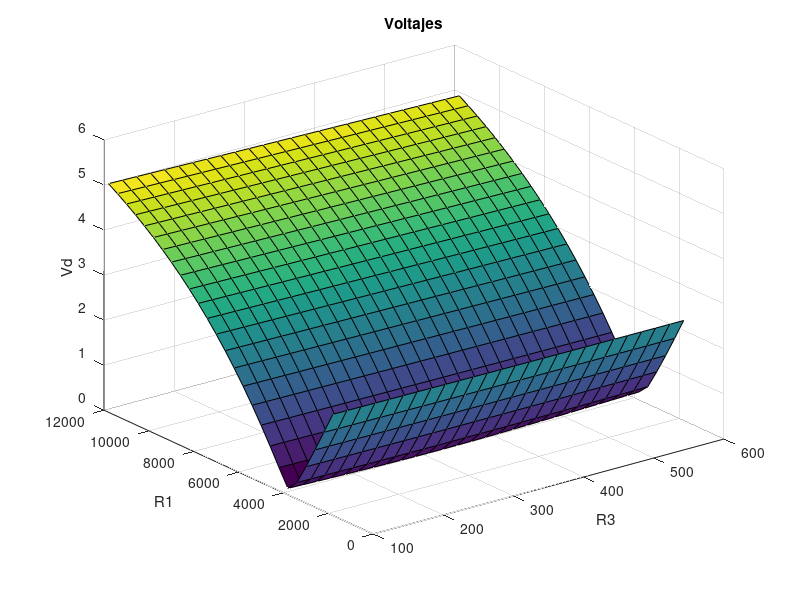
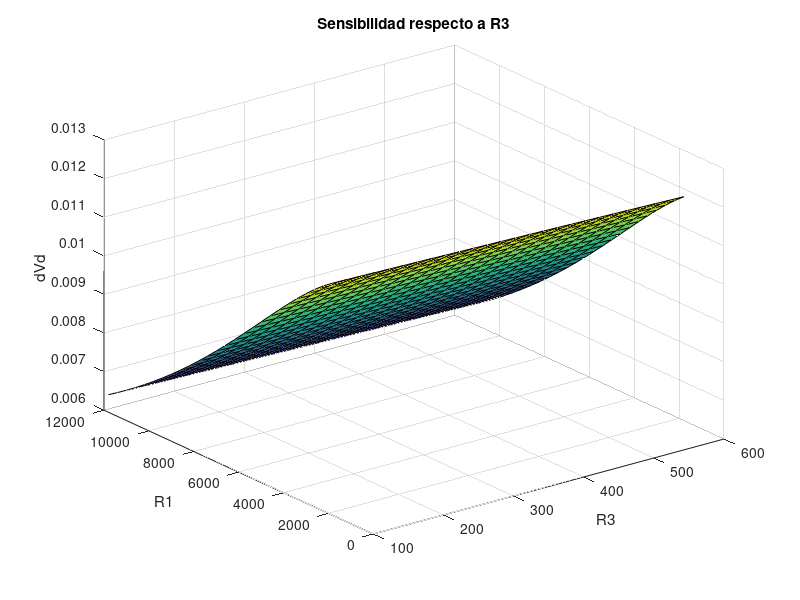
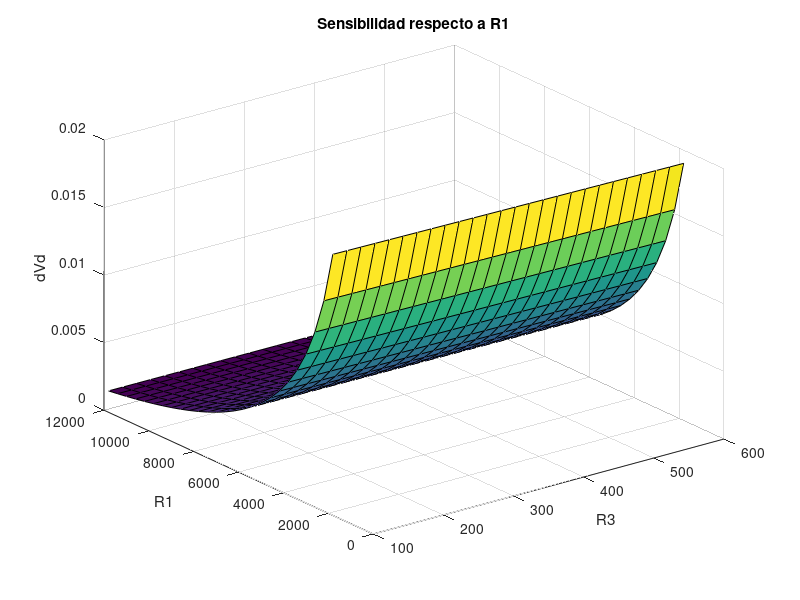
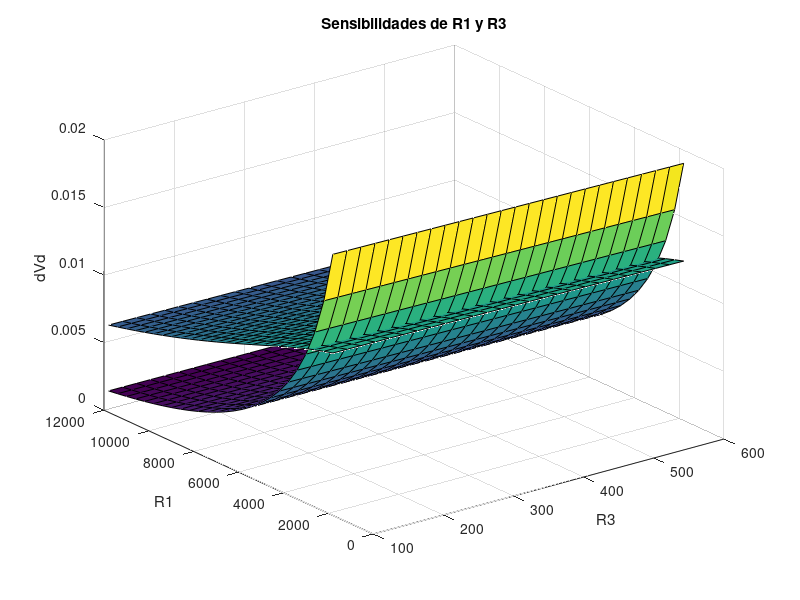

The MATLAB script that drew these images, in order:
clear
% Constantes
R4 = 1e2; % Ohm. Afecta Unicamente a R1
C3 = 2.2e-9; % F. Afecta a ambos

f = 10e3; % Hz
w = 2*pi*f; % Rad*s-1
Vg = 10; % V

% Control
spanL = [0.4e-3 2.1e-3];
NR1 = 25; % Vueltas del R1

QN = 53; % Placeholder
spanQ = [0.25*QN QN];
NR3 = 25; % Vueltas del R3

spanR = w*[max(spanL)/min(spanQ) min(spanL)/max(spanQ)];

% Elemento de "Prueba"
Lx = (max(spanL)-min(spanL))*rand()+min(spanL); % Random
Qx = (max(spanQ)-min(spanQ))*rand()+min(spanQ);

% Lx = max(spanL); % MAX
% Qx = max(spanQ);

% Lx = min(spanL); % min
% Qx = min(spanQ);

% Lx = (max(spanL)+min(spanL))/2; % Mid
% Qx = (max(spanQ)+min(spanQ))/2;

Rx = w*Lx*Qx;

% Parametro Resistencia 1 (Afecta con Lx)
spanR1 = [1.8e3 11.8e3]; % Ohm
ranR1 = max(spanR1) - min(spanR1); % Rango de R1
DR1 = ranR1/NR1; % Delta R1
R1 = (min(spanR1):DR1:max(spanR1));
DR1 = 8; % Trato de bajar la sensibilidad (2 vueltas)

% Parametro Reistencia 3 (Afecta con Qx)
spanR3 = [100 600]; % Ohm
ranR3 = max(spanR3) - min(spanR3); % Rango de R3
DR3 = ranR3/NR3; % Delta R3
R3 = (min(spanR3):DR3:max(spanR3));
DR3 = DR3/1;

% Impedancias
Z1 = R1;
Z2 = 1./(1/Rx + 1/(1i*w*Lx));
Z3 = R3 + 1/(1i*w*C3);
Z4 = R4;

% Calculo
Vd = zeros(length(R1),length(R3));
for i=1:length(R1)
    for j=1:length(R3)
        Vd(i,j) = abs(Z3(j)/(Z1(i)+Z3(j)) - Z4/(Z2+Z4))*Vg;
    end
end

figure(1);
surf(R3,R1,Vd);
xlabel('R3');
ylabel('R1');
zlabel('Vd');
title ('Voltajes');

print -deps ej3Vd

% Sensibilidades
% Sensibilidad a R3
dVdR3 = zeros(length(R1),length(R3));
for i=1:length(R1)
    for j=1:length(R3)
        dVdR3(i,j) = abs(1/((1 + Z1(i)/Z3(j))*(Z4/Z2 + 1))*DR3/Z3(j)*Vg);
    end
end

figure(2);
surf(R3,R1,dVdR3);
xlabel('R3');
ylabel('R1');
zlabel('dVd');
title('Sensibilidad respecto a R3');

% Sensibilidad a R1
dVdR1 = zeros(length(R1),length(R3));
for i=1:length(R1)
    for j=1:length(R3)
        dVdR1(i,j) = abs(1/((1 + Z1(i)/Z3(j))*(Z4/Z2 + 1))*DR1/Z1(i)*Vg);
    end
end

figure(3);
surf(R3,R1,dVdR1);
xlabel('R3');
ylabel('R1');
zlabel('dVd');
title('Sensibilidad respecto a R1');


figure(4);
surf(R3,R1,dVdR3);
hold on
surf(R3,R1,dVdR1);
hold off
xlabel('R3');
ylabel('R1');
zlabel('dVd');
title('Sensibilidades de R1 y R3');